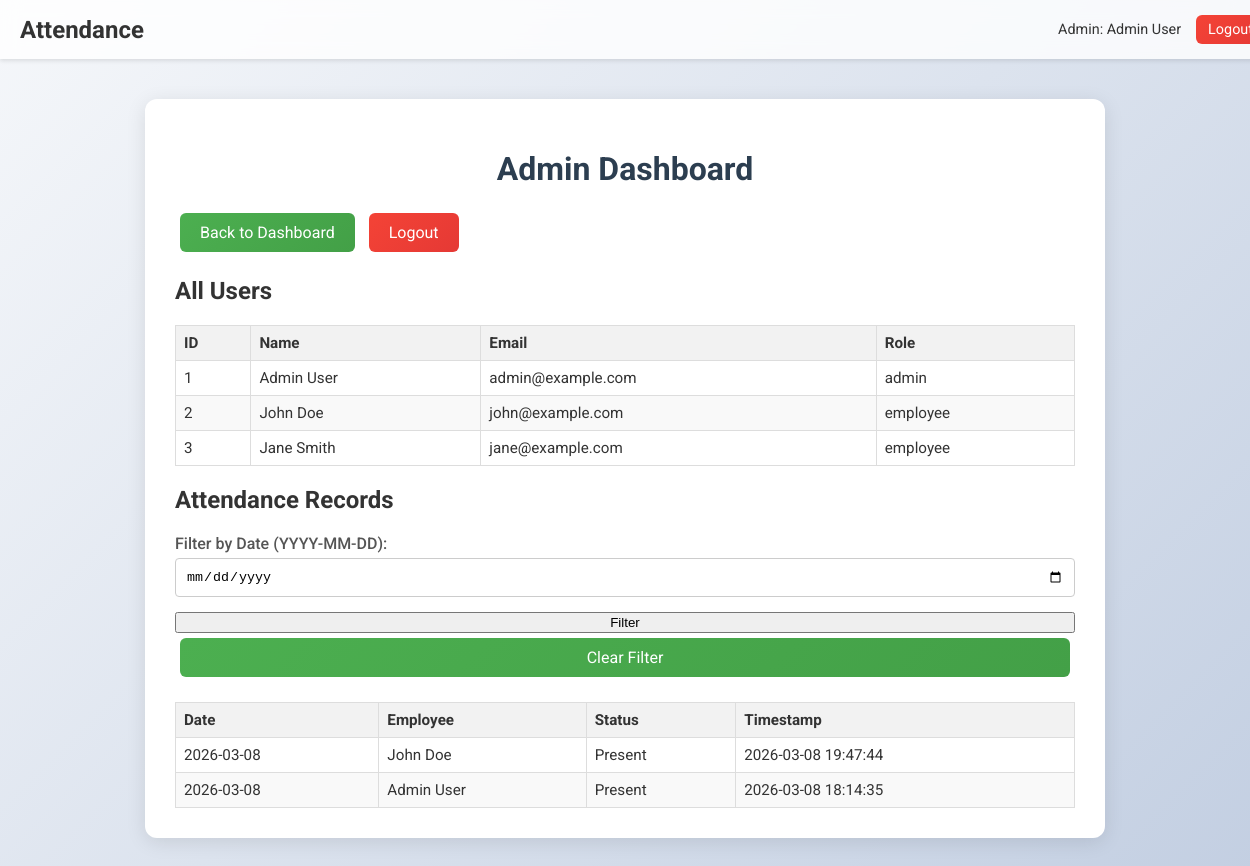
The page /admin (signed in) on the database its author committed.
### tables this page shows
CREATE TABLE users (
            id INTEGER PRIMARY KEY AUTOINCREMENT,
            name TEXT NOT NULL,
            email TEXT UNIQUE NOT NULL,
            password TEXT NOT NULL,
            role TEXT NOT NULL
        );

CREATE TABLE attendance (
            id INTEGER PRIMARY KEY AUTOINCREMENT,
            user_id INTEGER NOT NULL,
            date TEXT NOT NULL,
            status TEXT NOT NULL,
            timestamp TEXT NOT NULL,
            FOREIGN KEY (user_id) REFERENCES users (id)
        );

### app.py (the view)
@app.route('/admin')
def admin():
    if 'user_id' not in session or session['role'] != 'admin':
        return redirect(url_for('login'))
    db = get_db()
    users = db.execute("SELECT id, name, email, role FROM users").fetchall()
    date_filter = request.args.get('date', '')
    if date_filter:
        attendance = db.execute("SELECT a.date, a.status, a.timestamp, u.name FROM attendance a JOIN users u ON a.user_id = u.id WHERE a.date = ? ORDER BY a.timestamp DESC", (date_filter,)).fetchall()
    else:
        attendance = db.execute("SELECT a.date, a.status, a.timestamp, u.name FROM attendance a JOIN users u ON a.user_id = u.id ORDER BY a.date DESC, a.timestamp DESC").fetchall()
    return render_template('admin.html', users=users, attendance=attendance, date_filter=date_filter)

### app.py (called while the page is built)
def get_db():
    db = sqlite3.connect(DATABASE)
    db.row_factory = sqlite3.Row
    return db

### templates/admin.html (shortened to what this page needs)
<!DOCTYPE html>
<html lang="en">
<head>
    <link rel="stylesheet" href="{{ url_for('static', filename='style.css') }}">
</head>
<body>
    <div class="navbar">
        <div class="logo"><a href="/dashboard">Attendance</a></div>
        <div class="nav-links">
            <span>Admin: {{ session['name'] }}</span>
            <a href="/logout" class="button logout small">Logout</a>
        </div>
    </div>
    <div class="container">
        <h1>Admin Dashboard</h1>
        <div class="actions">
            <a href="/dashboard" class="button">Back to Dashboard</a>
            <a href="/logout" class="button logout">Logout</a>
        </div>
        <h2>All Users</h2>
        <table>
            <thead>
                <tr>
                    <th>ID</th>
                    <th>Name</th>
                    <th>Email</th>
                    <th>Role</th>
                </tr>
            </thead>
            <tbody>
                {% for user in users %}
                    <tr>
                        <td>{{ user['id'] }}</td>
                        <td>{{ user['name'] }}</td>
                        <td>{{ user['email'] }}</td>
                        <td>{{ user['role'] }}</td>
                    </tr>
                {% endfor %}
            </tbody>
        </table>
        <h2>Attendance Records</h2>
        <form method="GET" action="/admin">
            <label for="date">Filter by Date (YYYY-MM-DD):</label>
            <input type="date" id="date" name="date" value="{{ date_filter }}">
            <button type="submit">Filter</button>
            <a href="/admin" class="button">Clear Filter</a>
        </form>
        <table>
            <thead>
                <tr>
                    <th>Date</th>
                    <th>Employee</th>
                    <th>Status</th>
                    <th>Timestamp</th>
                </tr>
            </thead>
            <tbody>
                {% for record in attendance %}
                    <tr>
                        <td>{{ record['date'] }}</td>
                        <td>{{ record['name'] }}</td>
                        <td>{{ record['status'] }}</td>
                        <td>{{ record['timestamp'] }}</td>
                    </tr>
                {% endfor %}
            </tbody>
        </table>
    </div>
</body>
</html>

### static/style.css (style rules this page uses)
body { font-family: 'Roboto', Arial, sans-serif; background: linear-gradient(135deg, #f5f7fa 0%, #c3cfe2 100%); margin: 0; padding: 0; color: #333; min-height: 100vh; display: flex; flex-direction: column; }
.container { background-color: white; padding: 30px; border-radius: 12px; box-shadow: 0 4px 20px rgba(0, 0, 0, 0.1); width: 90%; margin: 40px auto; max-width: 900px; }
h1 { text-align: center; color: #2c3e50; margin-bottom: 20px; }
form { display: flex; flex-direction: column; }
label { margin-bottom: 5px; font-weight: 500; color: #555; }
input { margin-bottom: 15px; padding: 10px; border: 1px solid #ccc; border-radius: 4px; transition: border-color 0.2s; }
.button { display: inline-block; padding: 10px 20px; margin: 5px; background-color: #4CAF50; color: white; text-decoration: none; border: none; border-radius: 4px; cursor: pointer; text-align: center; }
.logout { background-color: #f44336; }
table { width: 100%; border-collapse: collapse; margin-top: 20px; font-size: 0.95rem; }
th, td { border: 1px solid #ddd; padding: 8px; text-align: left; }
th { background-color: #f2f2f2; }
.navbar { width: 100%; background-color: #ffffffcc; backdrop-filter: blur(10px); display: flex; justify-content: space-between; align-items: center; padding: 10px 20px; box-shadow: 0 2px 4px rgba(0,0,0,0.1); position: sticky; top: 0; z-index: 100; }
.navbar .logo a { font-size: 1.5rem; font-weight: 700; color: #333; text-decoration: none; }
.navbar .nav-links { display: flex; align-items: center; }
.navbar .nav-links a, .navbar .nav-links span { margin-left: 15px; font-size: 0.9rem; }
.button { display: inline-block; padding: 10px 20px; margin: 5px; background: linear-gradient(135deg, #4CAF50 0%, #43A047 100%); color: white; text-decoration: none; border: none; border-radius: 6px; cursor: pointer; text-align: center; transition: background 0.3s ease, transform 0.1s; }
.button.logout { background: linear-gradient(135deg, #f44336 0%, #e53935 100%); }
.button.small { padding: 6px 12px; font-size: 0.85rem; }
tr:nth-child(even) { background-color: #f9f9f9; }

### rows shown on the page
users: name "Admin User", id "1", email "admin@example.com", role "admin"
users: id "2", name "John Doe", email "john@example.com", role "employee"
users: id "3", name "Jane Smith", email "jane@example.com", role "employee"
attendance: date "2026-03-08", name "John Doe", status "Present", timestamp "2026-03-08 19:47:44"
attendance: date "2026-03-08", name "Admin User", status "Present", timestamp "2026-03-08 18:14:35"
